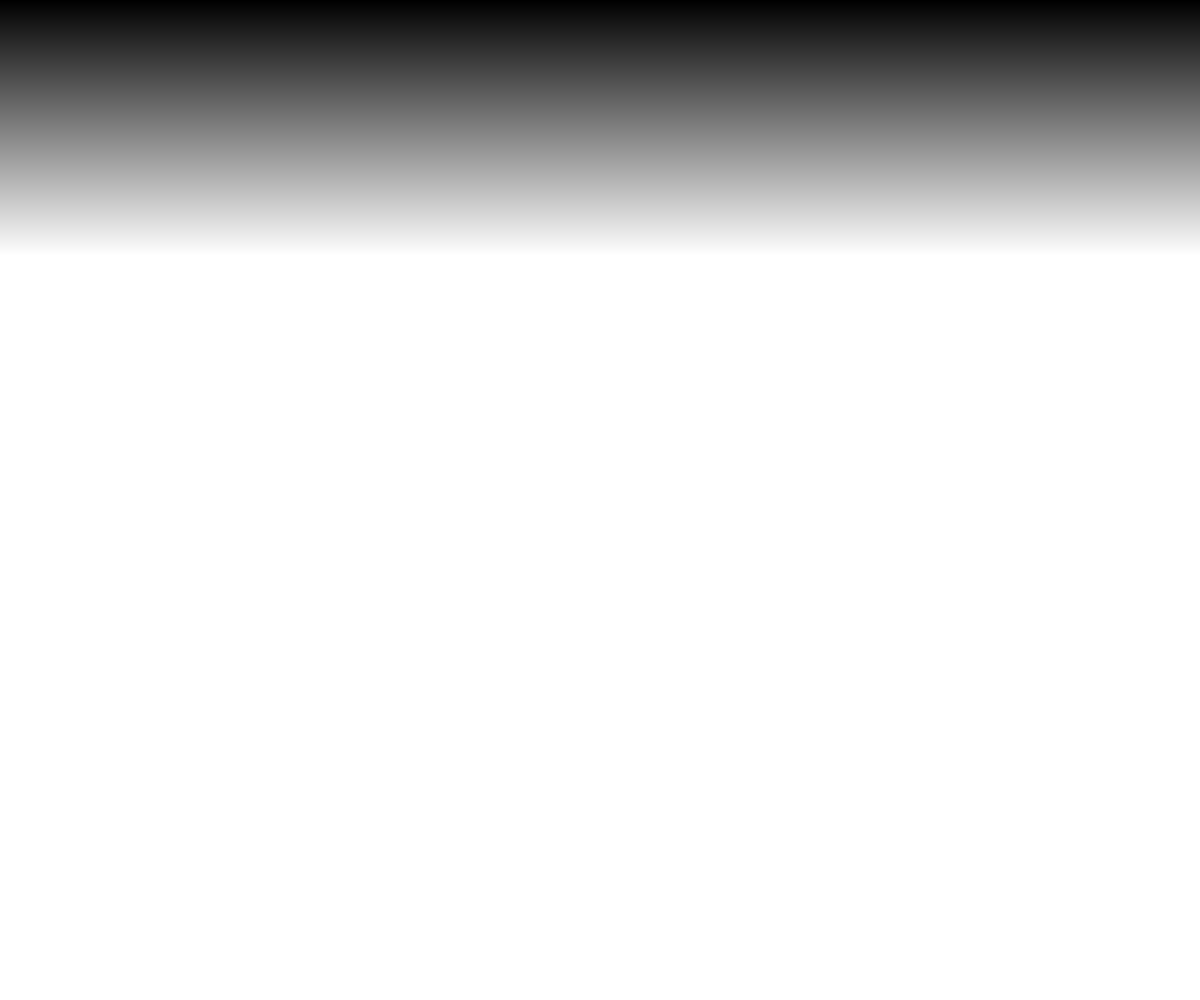
Frame 1 (no input)
Frame 60 (no input): identical to frame 1, image omitted
Frame 120 (the mouse pressed at the canvas centre since frame 60): identical to frame 1, image omitted

The p5.js sketch that drew this single still picture (run headless with seeded random() and noise() and a simulated clock; from frame 60 on, the mouse is pressed at the canvas centre):

// p5.js sketch
// ── sketch.js
// Drawing with single loops
// Jack Breckon
// Sept 25, 2026
// 


async function setup() {
  createCanvas(windowWidth, windowHeight);
}

function worm(y,size){
  for(let x = size/2; x < width; x += size){
    circle(x,y,size)
  }
}

function gradientBackground(){
  noStroke();
  // create a gradient to use as background
  let y = 0;
  let h = 1;
  while(y < height){
    fill(y*  1,y* 1,y*1);
    rect(0, y, width,h);
    y += h;
  }
}
function challenge(d) {
  for(let x = d/2; x < width; x += d){
    circle(x,0,d)
    line(x,0,mouseX,mouseY)
    circle(x,height,d)
    line(x,height,mouseX,mouseY)
  }
  for(let x = 0; x < width; y += d*2){
    circle(x,y,d)
    line(x,y,mouseX,mouseY)
    circle(x,height,d)
    line(x,height,mouseX,mouseY)
  }
}
function draw() {
  background(220);
  //challenge(40)
  gradientBackground();
  //worm(windowHeight /2,40);
  //worm(50,30);
}
